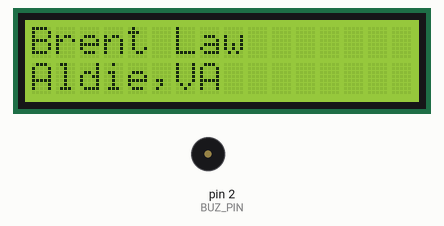
The sketch below on a simulated Arduino Uno, built with avr-gcc and run on an emulated ATmega328P. Shown: 16×2 character LCD, buzzer (waves = sounding). What the sketch prints to the serial monitor is not drawn.

Above: at 0.1 s.
At 7.79 s:
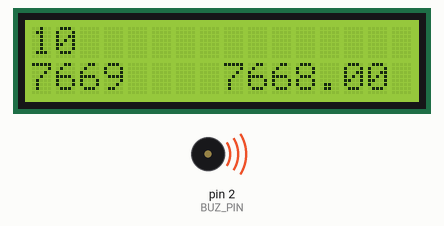
At 18.97 s:
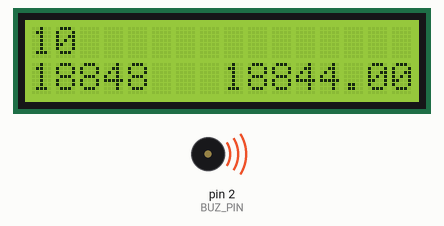
At 35.76 s:
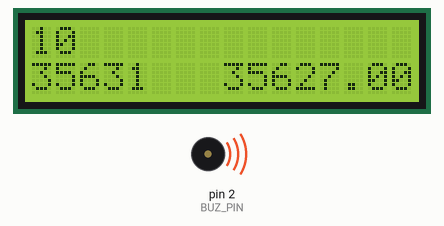
Timing chart, 0 to 37.4 s (numbered marks = the images above):
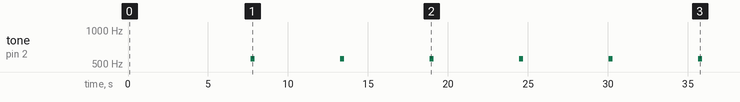

Measured:
- by itself, tone on pin 2 (BUZ_PIN): alternates 554 Hz for 0.25 s and silent for 5.3 s

The sketch:

lab_1next.ino
```cpp
// (licence header left out)
/** @Warning - there is a bug somewhere between the ISR and the Arduino analogWrite
 * function.  If you need to use the PWM from within the ISR then use:
 *
 * http://arduino.cc/en/Tutorial/SecretsOfArduinoPWM
 *
 *    void setup(){
 *        .
 *        .
 *        .
 *        pinMode(3, OUTPUT);
 *        pinMode(11, OUTPUT);
 *        TCCR2A = _BV(COM2A1) | _BV(COM2B1) | _BV(WGM21) | _BV(WGM20);
 *        TCCR2B = _BV(CS22);                                               // This register controls PWM frequency
 *        OCR2A = 0;                                                        // Arduino I/O pin # 11 duty cycle
 *        OCR2B = 0;                                                        // Arduino I/O pin # 3 duty cycle
 *        .
 *        .
 *        .
 *    }
 *
 *    void loop(){
 *        .
 *        .
 *        .
 *        OCR2A = pin_11_PWM_DC;
 *        OCR2B = pin_3_PWM_DC;
 *        .
 *        .
 *        .
 *    }
 */


// AVR GCC libraries for more information see:
//      http://www.nongnu.org/avr-libc/user-manual/modules.html
//      https://www.gnu.org/software/libc/manual/

    #include <avr/io.h>
    #include <avr/interrupt.h>
    #include <stdint.h>
    #include <string.h>
    #include <ctype.h>

// Arduino libraries: see http://arduino.cc/en/Reference/Libraries

    #include <LiquidCrystal.h>

// Project specific includes

    #include "configuration.h"
    #include "USART.h"
    #include "line_parser.h"

// Global variables

    char line[BUF_LEN];

    LiquidCrystal lcd (LCD_RS,  LCD_E, LCD_D4,  LCD_D5, LCD_D6, LCD_D7);   // Yes, this is a variable!

void setup(){

    USART_init(F_CLK, BAUD_RATE);                   // The USART code must be placed in your Arduino sketchbook
    USART_set_terminator(LINE_TERMINATOR);

    sprintf(line, "Hello!\n");
    USART_puts(line);

    lcd.begin(16, 2);                               // Define LCD as a 2-line by 16 char device
    lcd.setCursor(0, 0);                            // Point to the LCD line 1 upper right character position
    lcd.print("Brent Law");
    lcd.setCursor(0, 1);                            // Point to LCD line 2 left character position
    lcd.print("Aldie,VA");
    delay(2000);

    // 16 spaces on the lcd display
    for (int Posit = 0; Posit < 16; Posit++)
    {
      // scroll one position right:
      lcd.scrollDisplayRight();
      // wait a bit:
      delay(31);
    }

}


/*********************************************************************************
 *  ______  ____   _____   ______  _____  _____    ____   _    _  _   _  _____
 * |  ____|/ __ \ |  __ \ |  ____|/ ____||  __ \  / __ \ | |  | || \ | ||  __ \
 * | |__  | |  | || |__) || |__  | |  __ | |__) || |  | || |  | ||  \| || |  | |
 * |  __| | |  | ||  _  / |  __| | | |_ ||  _  / | |  | || |  | || . ` || |  | |
 * | |    | |__| || | \ \ | |____| |__| || | \ \ | |__| || |__| || |\  || |__| |
 * |_|     \____/ |_|  \_\|______|\_____||_|  \_\ \____/  \____/ |_| \_||_____/
 *
 ********************************************************************************/

ISR(USART_RX_vect){

 /**
 * @note This Interrupt Service Routine is called when a new character is received by the USART.
 * Idealy it would have been placed in the USART.cpp file but there is a error "multiple definition
 * of vector_18".  Apparently Arduino detects when an ISR is in the main sketch.  If you place it
 * somewhere else it is missed and replaced with the Arduino handler.  This is the source of the
 * multiple definitions error -  * see discussion @ http://forum.arduino.cc/index.php?topic=42153.0
 */
    USART_handle_ISR();
}


/*********************************************************************************
 *  ____            _____  _  __ _____  _____    ____   _    _  _   _  _____
 * |  _ \    /\    / ____|| |/ // ____||  __ \  / __ \ | |  | || \ | ||  __ \
 * | |_) |  /  \  | |     | ' /| |  __ | |__) || |  | || |  | ||  \| || |  | |
 * |  _ <  / /\ \ | |     |  < | | |_ ||  _  / | |  | || |  | || . ` || |  | |
 * | |_) |/ ____ \| |____ | . \| |__| || | \ \ | |__| || |__| || |\  || |__| |
 * |____//_/    \_\\_____||_|\_\\_____||_|  \_\ \____/  \____/ |_| \_||_____/
 *
 ********************************************************************************/
    double count = 0;
    int zero2nine = 0;

void loop(){

    USART_puts(line);
    lcd.begin(16, 2);
    lcd.setCursor(0, 0); // Point to the LCD line 1 upper right character position
    lcd.print(zero2nine);
    lcd.setCursor(0, 1);
    lcd.print(millis());
    lcd.setCursor(8,1);
    lcd.print(count);
    lcd.setCursor(0, 0);


    if (count < millis() )
    {
      if ( zero2nine < 10 )
      {
        zero2nine = zero2nine +1;
        count = millis() + 500;
      }
      else if ( zero2nine > 9 )
      {
        zero2nine = 0;
        tone(BUZ_PIN, 554); // C
        delay (250);
        noTone(BUZ_PIN);
        count = millis() + 250;
      }

      lcd.print(zero2nine);

    }

}
```

configuration.h
```cpp
#ifndef configuration_H
    #define configuration_H

    #define F_CLK 16000000UL
    #define BAUD_RATE 9600L

    #define LINE_TERMINATOR 0x0A    // ASCII Line Feed

    #define BUF_LEN 100

    #define MAX_FIELDS 20           // must be less than 127

    // Configure Liquid Crystal Display

        #define LCD_RS 8
        #define LCD_E 7
        #define LCD_D4 5            // It would have been nice to use the pro-mini A6 and A7 pins
        #define LCD_D5 4            // with the LCD unfortunately, these are I/O are designed for
        #define LCD_D6 A4           // analog input only.
        #define LCD_D7 A5

    // Tri_LED

        #define TRI_LED_R 9
        #define TRI_LED_B 10
        #define TRI_LED_G 11

    #define LED_PIN 13
    #define BUZ_PIN 2

    #define JOY_PUSH_PIN 12
    #define JOY_VERT A0
    #define JOY_HORZ A1
    #define JOY_PRES 0x00

#endif
```
